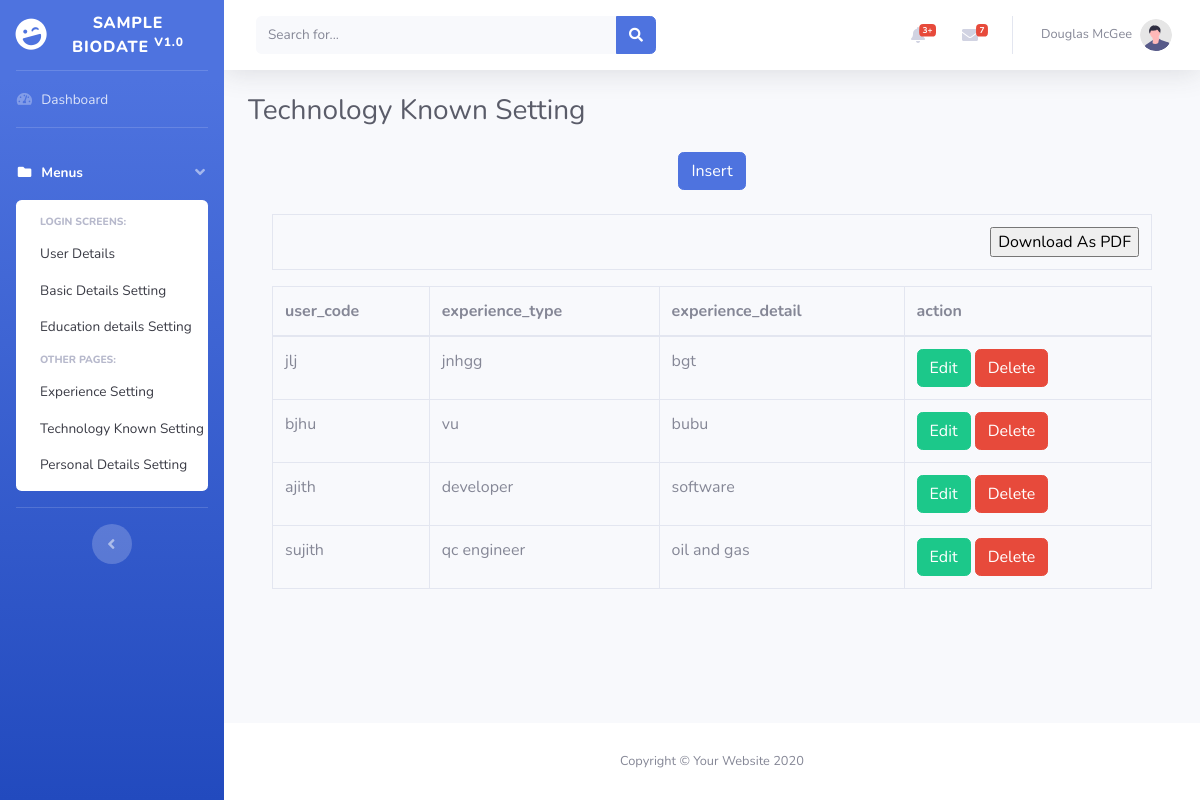
/technology_details.php, run on the app's committed database.
### tables this page shows
CREATE TABLE `technology_details` (
  `id` int(25) NOT NULL,
  `user_code` varchar(100) NOT NULL,
  `experience_type` varchar(25) NOT NULL,
  `experience_detail` varchar(100) NOT NULL
);

### technology_details.php (the view, shortened to what this page needs)
<?php
include('config.php');
include('header.php');
$action = "";
?>
 <h1 class="h3 mb-4 text-gray-800">Technology Known Setting</h1>
<div class="container">
  <?php if($action == 'edit' or $action == 'add' ){
          $id = $_REQUEST['id'];
		  $query ="select * from technology_details where id='$id'";
      $result = mysqli_query($conn, $query);
          $data = mysqli_fetch_assoc($result)
  ?>
  <form method="post" >
  <table class="table table-striped table-bordered table-hover">
  <tr>
  <td align="right"><b>user_code</b></td>
  <td>
   <input type="text" name="user_code" id="user_code" class="form-control" value="<?php if($action=="edit"){ echo $data['user_code'];}else {echo "";} ?>" placeholder="Name" required="required" autofocus="autofocus">
  </td>
  </tr>
  <tr>
  <td align="right"><b>experience_type</b></td>
  <td>
  <input type="text" name="experience_type" class="form-control" value="<?php if($action=="edit"){echo $data['experience_type'];}else{echo "";} ?>"  required="required">
  </td>
  </tr>
  <tr>
  <td align="right"><b> experience_detail<b></td>
  <td>
   <input type="text" name="experience_detail" class="form-control" value="<?php if($action=="edit"){ echo $data['experience_detail'];} else { echo "";} ?>" required="required">
   </td>
  </tr>
  <tr>
  <td colspan="2" align="center">
  <?php
  if($action=="edit")
  {
  ?>
  <button type="submit" class="btn btn-success" name="edit" >Save</button>
  <?php
  }
  else
  {
	?>
    <button type="submit" class="btn btn-success" name="save" >Save</button>
    <?php
  }
  ?>
  </td>
  </tr>
  </table>
  </form>
  <?php }else{ ?>
		  <center><a href="technology_details.php?action=add&id=0" class="btn btn-primary">Insert</a></center>
		  <br />
          <table  id="example2" class="table table-bordered table-hover">
          <tr>
           <td colspan="6" align="right">
            <input type="button" id="btnExport" value="Download As PDF" />
          </td>
          </tr>
          </table>
		  <table  id="example1" class="table table-bordered table-hover">
			<thead>
			  <tr>
			<th>user_code</th>
			<th>experience_type</th>
			<th>experience_detail</th>
			<th>action</th>
			  </tr>
			</thead>
			<tbody>
			<?php
		$query  = "select * from technology_details order by id desc";
$result = mysqli_query($conn,$query);
  while($data = mysqli_fetch_assoc($result))
		{
			?>
			  <tr>
			  <td><?php echo $data["user_code"]; ?></td>
			<td><?php echo $data["experience_type"]; ?></td>
			<td><?php echo $data["experience_detail"]; ?></td>
			<td>
			<a href="technology_details.php?action=edit&id=<?php echo $data["id"]; ?>" class="btn btn-success">Edit</a>
			<a href="technology_details.php?action=delete&id=<?php echo $data["id"]; ?>" class="btn btn-danger" onClick="return confirm('are you soure want to delete this')" >Delete</a>
			</td>
			  </tr>
			  <?php
		}
		?>
			</tbody>
		  </table>
  <?php } ?>
</div>
<?php
include('footer.php');
?>

### header.php (shortened to what this page needs)
<!DOCTYPE html>
<html lang="en">
<head>
    <link href="vendor/fontawesome-free/css/all.min.css" rel="stylesheet" type="text/css">
    <link href="css/sb-admin-2.min.css" rel="stylesheet">
</head>
<body id="page-top">
    <div id="wrapper">
        <ul class="navbar-nav bg-gradient-primary sidebar sidebar-dark accordion" id="accordionSidebar">
            <a class="sidebar-brand d-flex align-items-center justify-content-center" href="index.html">
                <div class="sidebar-brand-icon rotate-n-15">
                    <i class="fas fa-laugh-wink"></i>
                </div>
                <div class="sidebar-brand-text mx-3">Sample Biodate <sup>V1.0</sup></div>
            </a>
            <hr class="sidebar-divider my-0">
            <li class="nav-item">
                <a class="nav-link" href="index.html">
                    <i class="fas fa-fw fa-tachometer-alt"></i>
                    <span>Dashboard</span></a>
            </li>
            <hr class="sidebar-divider">
            <li class="nav-item active">
                <a class="nav-link" href="#" data-toggle="collapse" data-target="#collapsePages" aria-expanded="true"
                    aria-controls="collapsePages">
                    <i class="fas fa-fw fa-folder"></i>
                    <span>Menus</span>
                </a>
                <div id="collapsePages" class="collapse show" aria-labelledby="headingPages"
                    data-parent="#accordionSidebar">
                    <div class="bg-white py-2 collapse-inner rounded">
                        <h6 class="collapse-header">Login Screens:</h6>
                        <a class="collapse-item" href="user_details.php">User Details</a>
                        <a class="collapse-item" href="basic_details.php">Basic Details Setting</a>
                        <a class="collapse-item" href="education_details.php">Education details Setting</a>
                        <h6 class="collapse-header">Other Pages:</h6>
                        <a class="collapse-item" href="experience_details.php">Experience Setting</a>
                        <a class="collapse-item" href="technology_details.php">Technology Known Setting</a>
                        <a class="collapse-item" href="personal_details.php">Personal Details Setting</a>
                    </div>
                </div>
            </li>
            <hr class="sidebar-divider d-none d-md-block">
            <div class="text-center d-none d-md-inline">
                <button class="rounded-circle border-0" id="sidebarToggle"></button>
            </div>
        </ul>
        <div id="content-wrapper" class="d-flex flex-column">
            <div id="content">
                <nav class="navbar navbar-expand navbar-light bg-white topbar mb-4 static-top shadow">
                    <form
                        class="d-none d-sm-inline-block form-inline mr-auto ml-md-3 my-2 my-md-0 mw-100 navbar-search">
                        <div class="input-group">
                            <input type="text" class="form-control bg-light border-0 small" placeholder="Search for..."
                                aria-label="Search" aria-describedby="basic-addon2">
                            <div class="input-group-append">
                                <button class="btn btn-primary" type="button">
                                    <i class="fas fa-search fa-sm"></i>
                                </button>
                            </div>
                        </div>
                    </form>
                    <ul class="navbar-nav ml-auto">
                        <li class="nav-item dropdown no-arrow mx-1">
                            <a class="nav-link dropdown-toggle" href="#" id="alertsDropdown" role="button"
                                data-toggle="dropdown" aria-haspopup="true" aria-expanded="false">
                                <i class="fas fa-bell fa-fw"></i>
                                <span class="badge badge-danger badge-counter">3+</span>
                            </a>
                        </li>
                        <li class="nav-item dropdown no-arrow mx-1">
                            <a class="nav-link dropdown-toggle" href="#" id="messagesDropdown" role="button"
                                data-toggle="dropdown" aria-haspopup="true" aria-expanded="false">
                                <i class="fas fa-envelope fa-fw"></i>
                                <span class="badge badge-danger badge-counter">7</span>
                            </a>
                        </li>
                        <li class="nav-item dropdown no-arrow">
                            <a class="nav-link dropdown-toggle" href="#" id="userDropdown" role="button"
                                data-toggle="dropdown" aria-haspopup="true" aria-expanded="false">
                                <span class="mr-2 d-none d-lg-inline text-gray-600 small">Douglas McGee</span>
                                <img class="img-profile rounded-circle"
                                    src="img/undraw_profile.svg">
                            </a>
                        </li>
                    </ul>
                </nav>
                <div class="container-fluid">

### footer.php (shortened to what this page needs)
</div>
            </div>
            <footer class="sticky-footer bg-white">
                <div class="container my-auto">
                    <div class="copyright text-center my-auto">
                        <span>Copyright &copy; Your Website 2020</span>
                    </div>
                </div>
            </footer>
        </div>
    </div>
</body>
</html>

### data on the page
technology_details: user_code "jlj", experience_type "jnhgg", experience_detail "bgt"
technology_details: user_code "bjhu", experience_type "vu", experience_detail "bubu"
technology_details: user_code "ajith", experience_type "developer", experience_detail "software"
technology_details: user_code "sujith", experience_type "qc engineer", experience_detail "oil and gas"
